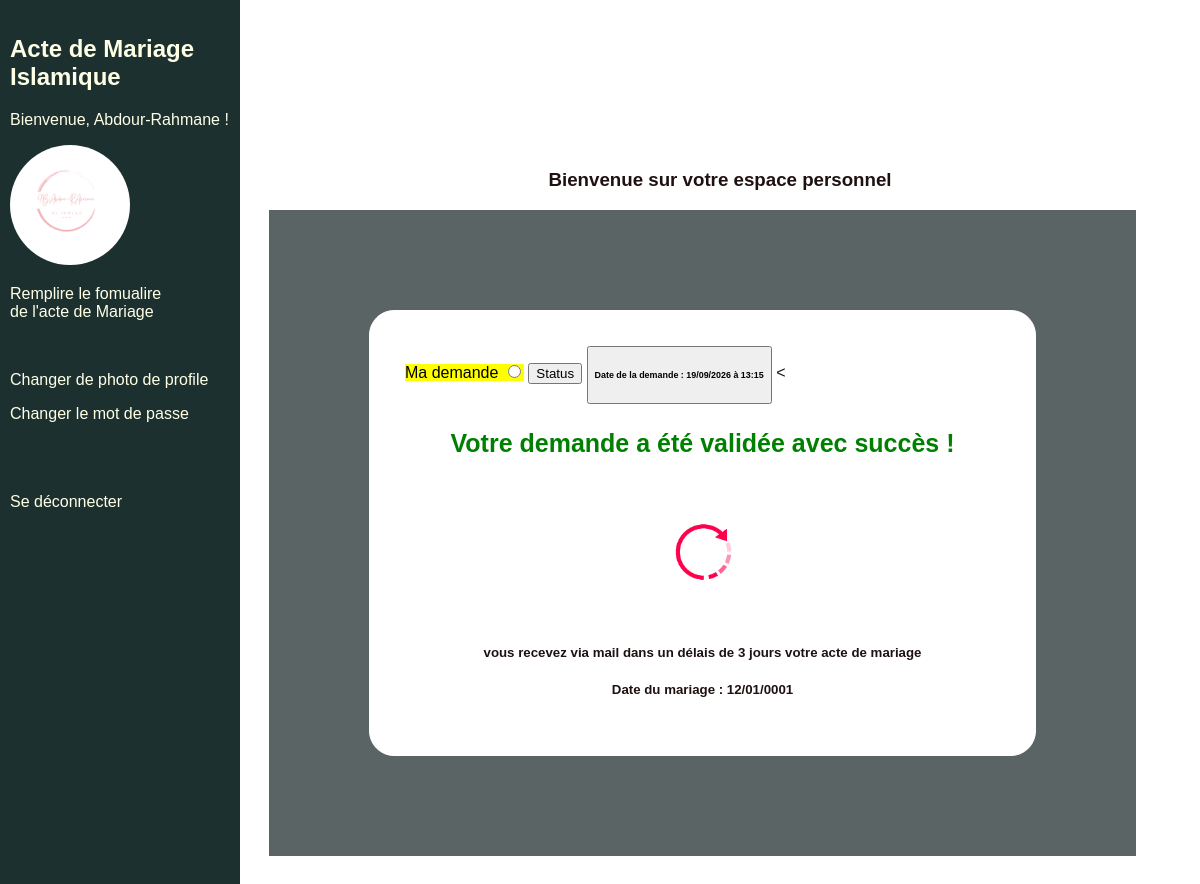
The page /accueilx/ (signed in) on the database its author committed.
### officialpage/models.py (models this page shows, shortened)
class ActeMariage(models.Model):
    demandeur = models.ForeignKey(
        settings.AUTH_USER_MODEL,
        on_delete=models.CASCADE,
        related_name='demandes_acte',
    )
    nom_marie = models.CharField(max_length=70, verbose_name="Nom de l'époux")
    prenom_marie = models.CharField(
        max_length=70, verbose_name="Prénom de l'époux"
    )
    cip_marie = models.FileField(
        upload_to='cip/maries/',
        verbose_name="CIP de l'époux (PDF ou Image)",
        validators=[
            FileExtensionValidator(allowed_extensions=VALID_IMAGE_EXTENSIONS)
        ],
    )
    image_epoux = models.ImageField()
    nom_epouse = models.CharField(
        max_length=70, verbose_name="Nom de l'épouse"
    )
    prenom_epouse = models.CharField(
        max_length=70, verbose_name="Prénom de l'épouse"
    )
    image_epouse = models.ImageField(
        upload_to='photo/maries/',
        verbose_name ="Photo de l'épouse",
        validators =[
            FileExtensionValidator(allowed_extensions = VALID_IMAGE_EXTENSIONS )
        ]
    )
    cip_epouse = models.FileField(
        upload_to='cip/epouses/',
        verbose_name='CIP de la mariée (PDF ou Image)',
        validators=[
            FileExtensionValidator (allowed_extensions=VALID_IMAGE_EXTENSIONS)
        ],
    )
    signature_du_mari = models.FileField(
    upload_to='signature/epoux/',
    verbose_name="Signature de l'époux (signez , scannez et envoyez)",
    validators=[
        FileExtensionValidator(
            allowed_extensions=VALID_IMAGE_EXTENSIONS
        )
    ],
    blank=True,
    null = True,
    )
    signature_de_la_mariee = models.FileField(
    upload_to='signature/epouse/',
    verbose_name="Signature de l'épouse (signez, scannez et envoyez)",
    validators=[
        FileExtensionValidator(
            allowed_extensions=VALID_IMAGE_EXTENSIONS
        )
    ],
    blank= True,
    null = True,
    )
    profession_epoux = models.CharField( max_length= 200, verbose_name= "Profession de l'époux", blank=True, null=True)
    profession_epouse = models.CharField( max_length=200,  verbose_name= "Profession de l'épouse", blank=True, null=True)
    dot = models.CharField(max_length=100, verbose_name='Dot')
    date_mariage = models.DateField(verbose_name='Date du mariage')
    temoin_1 = models.CharField(
        max_length=100, verbose_name="Nom et prénom du témoin 1 (Selon CIP)"
    )
    temoin_2 = models.CharField(
        max_length=100, verbose_name="Nom et prénom du témoin 2"
    )
    temoin_3 = models.CharField(
            max_length=100, verbose_name="Nom et prénom du témoin 3(pas obligatoire)",
        blank=False, null=True)
    created_at = models.DateTimeField(auto_now_add=True)

### authentication/models.py (models this page shows)
class User(AbstractUser):
    CREATOR ='CREATOR'
    SUBSCRIBER = 'SUBSCRIBER'
    ROLE_CHOICES =(
        (CREATOR, 'Créateur'),
        (SUBSCRIBER, 'Abonné'),
)
    profile_photo = models.ImageField(verbose_name='photo de profil')
    role = models.CharField(max_length= 30, choices= ROLE_CHOICES,)

### officialpage/views.py (the view)
# urls.py: path('accueilx/', officialpage.views.demande, name ='accueilx'),
@login_required
def demande(request):
    photos = models.Photo.objects.all()
    mon_acte = models.ActeMariage.objects.filter(demandeur=request.user).first()
    context = {
        'photos': photos,
        'mon_acte': mon_acte, # On transmet l'acte au template HTML
    }
    return render(request, 'officialpage/accueilx.html', context=context)

### officialpage/templates/officialpage/accueilx.html (shortened to what this page needs)
{% extends 'base.html'%}
{% load static %}
{% block content %}
<!DOCTYPE html>
<html lang="fr">
<head>
    <link rel="stylesheet" href="{% static 'css/app.css' %}">
</head>
<body>
<section class="Navbar-top">
      <nav class="navbar">
        <div class="title-web"> <a class="AMI" style="text-indent: left;"; href="#"> Acte de Marige Islamique </a></div>
        <ul>
            <li> <a href="#">  </a></li>
            <li> <a href="#"> </a></li>
            <li> <a href="#">  </a></li>
        </ul>
    </nav>
</section>
 <br>
 <section>
    <div class="main">
    <h3 style="text-align: center;">Bienvenue sur votre espace personnel</h3>
        <div class="container">
            <div class="container1">
                <span style="background-color: yellow; color: black; text-align: center;"> Ma demande  <input type="radio" /></span>
                <button style="text-align: right;"> Status  </button>
                 <button> <h6><strong>Date de la demande :</strong> {{ mon_acte.created_at|date:"d/m/Y à H:i" }}</h6>  </button>
              {% if mon_acte %}
                    <<div style="margin-top: 15px; text-align: center;">
                    <p style="color: green; font-weight: bold;"> Votre demande a été validée avec succès ! </p>
                    <img class="avatar" src="{% static 'images/Green and White Simple Watercolor Page Border A5 (2).png' %}" style="width: 120px; height: 120px; object-fit: cover;" alt="en_cours">
                    <h5> vous recevez via mail dans un délais de 3 jours votre acte de mariage </h5>
                    <h5>Date du mariage : {{ mon_acte.date_mariage|date:"d/m/Y" }}</h5>
                {% endif %}
                </div>
        </div>
    </div>
</div>
    <div class="sidebar">
        <h2> Acte de Mariage Islamique  </h2>
        {% if user.is_authenticated %}
            <p> Bienvenue, {{ user }} ! </p>
            {% if user.profile_photo  %}
                <img style="width: 120px; height: 120px; border-radius: 65px;" src="{{ user.profile_photo.url }}" alt="">
            {% else %}
            <img class="avatar" src="{% static 'images/default_profile.png' %}" alt="">
            {% endif %}
             <p> <a href="{% url 'formulaire' %}"> Remplire le fomualire <br> de l'acte de  Mariage</a></p>
            <br>
            <p> <a href="{% url 'changephoto' %}"> Changer de photo de profile</a></p>
            <p><a href="{% url 'password_change' %}">Changer le mot de passe</a></p>
            <br> <br>
                <br> <a href="{% url 'logout' %}">Se déconnecter</a></p>
        {% endif %} <br> <br>
    </div>
</section>
    {% endblock content %}

### static/css/app.css (style rules this page uses)
.main { margin-left:240px; padding: 20; color :rgb(31, 17, 17); }
.main button { text-align: center; }
.main p { font-size: 25px; text-align: center; }
html { font-family: Arial; }
.container { border : 1px solid white; background-color: rgb(90, 100, 100); padding: 100px; margin-right: 35px; box-shadow: 5px 5px 5px rgb(0,0,0,00.5s); }
.container1 { border: 1px solid white; padding: 35px; border-radius: 25px; background-color: white; }
.sidebar { height: 100%; width: 220px; position: fixed; z-index: 1; top: 0; left: 0; background-color: #1d3030; color: #ffffe6; overflow-x: hidden; padding-top: 15px; padding-left: 10px; padding-right: 10px; }
.sidebar a { text-decoration: none; color: #ffffe6; display: block; }
.main { margin-left: 240px; padding: 20px; }
.avatar { width: 80%; border-radius: 10%; display: block; margin: auto; padding-top: 10px; padding-bottom: 10px; }

### rows shown on the page
ActeMariage: created_at "19/09/2026 à 13:15", date_mariage "12/01/0001"
User: username "Abdour-Rahmane", profile_photo (picture)
